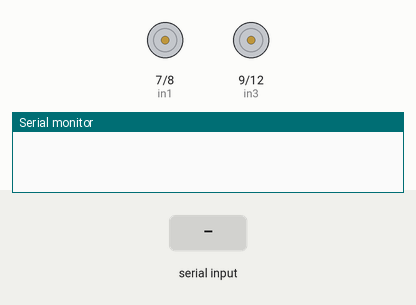
The sketch below on a simulated Arduino Uno, built with avr-gcc and run on an emulated ATmega328P. Shown: motor-driver pin pairs drawn as motors (green arrow = first pin HIGH = forward, orange = second pin HIGH = backward, longer = more drive, scaled by the enable pin), the last lines printed to the serial monitor. The test bench sets the inputs (shaded band).

Above: at 1.2 s.
1.3 s: "F" received over Serial
At 2.6 s:
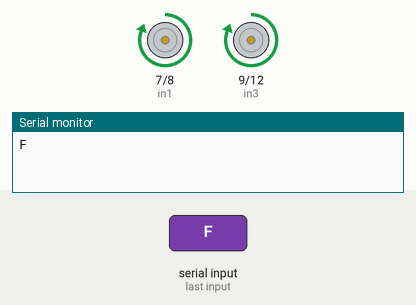
2.9 s: "B" received over Serial
At 3.9 s:
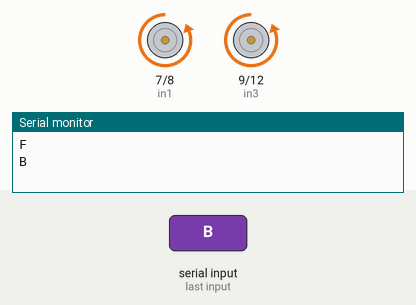
4.5 s: "L" received over Serial
At 5.0 s:
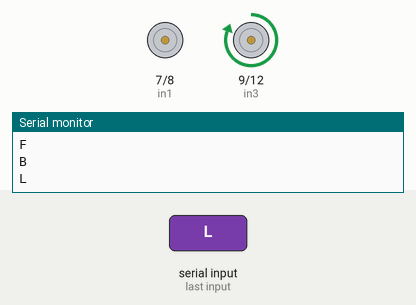
6.0 s: "R" received over Serial
At 7.4 s:
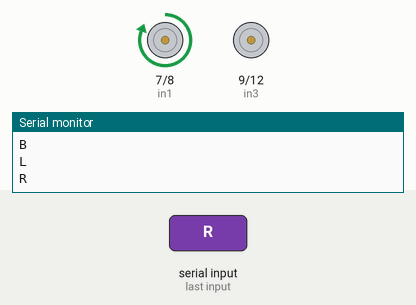
Timing chart, 0 to 8.5 s (numbered marks = the images above; inputs shaded):
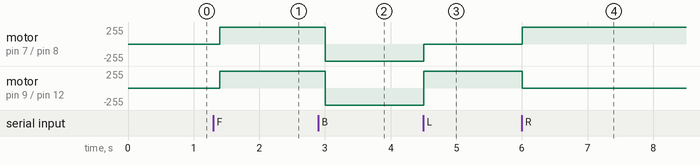

The sketch:

Rover.ino
```cpp
char t;
int ena = 10;
int enb = 11;
int in1 = 7;
int in2 = 8;
int in3 = 9;
int in4 = 12;

void setup() {
pinMode(ena,OUTPUT);
pinMode(enb,OUTPUT);

pinMode(in1,OUTPUT);   //left motors
pinMode(in2,OUTPUT);   //left motors

pinMode(in3,OUTPUT);   //right motors
pinMode(in4,OUTPUT);   //right motors

pinMode(9,OUTPUT);   //Led
Serial.begin(9600);

digitalWrite(ena,HIGH);
digitalWrite(enb,HIGH);

}

void loop() {
if(Serial.available()){
  t = Serial.read();
  Serial.println(t);
}


if(t == 'F'){            //move forward(all motors rotate in forward direction)
  digitalWrite(in1,HIGH);
  digitalWrite(in2,LOW);

  digitalWrite(in3,HIGH);
  digitalWrite(in4,LOW);
}

else if(t == 'B'){      //move reverse (all motors rotate in reverse direction)
  digitalWrite(in1,LOW);
  digitalWrite(in2,HIGH);

  digitalWrite(in3,LOW);
  digitalWrite(in4,HIGH);


}

else if(t == 'L'){      //turn right (left side motors rotate in forward direction, right side motors doesn't rotate)
  digitalWrite(in1,LOW);
  digitalWrite(in2,LOW);

  digitalWrite(in3,HIGH);
  digitalWrite(in4,LOW);

}

else if(t == 'R'){      //turn left (right side motors rotate in forward direction, left side motors doesn't rotate)
  digitalWrite(in1,HIGH);
  digitalWrite(in2,LOW);

  digitalWrite(in4,LOW);
  digitalWrite(in3,LOW);
}

else if(t == 'S'){      //STOP (all motors stop)
  digitalWrite(in1,LOW);
  digitalWrite(in2,LOW);

  digitalWrite(in3,LOW);
  digitalWrite(in4,LOW);
 }
else if(t == 'RP') {   //To rotate car at a point(in right direction). For this left motors will rotate in forward direction
                      // and right motors will rotate in backward direction.

  digitalWrite(in1,HIGH);
  digitalWrite(in2,LOW);

  digitalWrite(in3,LOW);
  digitalWrite(in4,HIGH);
}
else if(t == 'LP') {   //To rotate car at a point(in left direction). For this right motors will rotate in forward direction
                      // and left motors will rotate in backward direction.

  digitalWrite(in1,LOW);
  digitalWrite(in2,HIGH);

  digitalWrite(in3,HIGH);
  digitalWrite(in4,LOW);
}
delay(100);
}
```

Measured:
- after the input at 1.3 s, motor on pin 7 (in1) / pin 8 (in2), motor on pin 9 (in3) / pin 12 (in4): stopped → forward 255/255 after 0.10 s
- after the input at 2.9 s, motor on pin 7 (in1) / pin 8 (in2), motor on pin 9 (in3) / pin 12 (in4): forward 255/255 → backward 255/255 after 0.10 s
- after the input at 4.5 s, motor on pin 7 (in1) / pin 8 (in2): backward 255/255 → stopped at once; motor on pin 9 (in3) / pin 12 (in4): backward 255/255 → forward 255/255 at once
- after the input at 6.0 s, motor on pin 7 (in1) / pin 8 (in2): stopped → forward 255/255 at once; motor on pin 9 (in3) / pin 12 (in4): forward 255/255 → stopped at once
